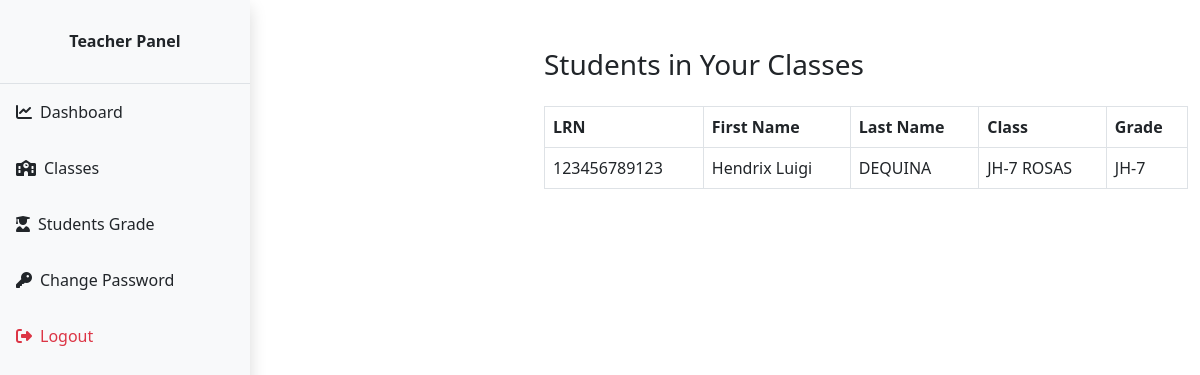
The page /capstone/Teacher/students.php (signed in) on the database its author committed.
### tables this page shows
CREATE TABLE `students` (
  `student_id` int(11) NOT NULL,
  `fname` varchar(255) NOT NULL,
  `lname` varchar(255) NOT NULL,
  `lrn` varchar(255) NOT NULL,
  `guardian` varchar(255) DEFAULT NULL,
  `address` text DEFAULT NULL,
  `birthday` date DEFAULT NULL,
  `birthplace` varchar(255) DEFAULT NULL,
  `gender` enum('Male','Female','N/A') DEFAULT NULL,
  `grade` varchar(50) DEFAULT NULL,
  `section` varchar(50) DEFAULT NULL,
  `adviser` varchar(255) DEFAULT NULL,
  `class_id` int(11) DEFAULT NULL
);

CREATE TABLE `grades` (
  `grade_id` int(11) NOT NULL,
  `grade` varchar(31) NOT NULL,
  `grade_code` varchar(7) NOT NULL
);

CREATE TABLE `section` (
  `section_id` int(11) NOT NULL,
  `section` varchar(7) NOT NULL
);

### capstone/Teacher/data/teacher.php (called while the page is built)
<?php
function getTeacherById($teacher_id, $conn){
   $sql = "SELECT * FROM teachers
           WHERE teacher_id=?";
   $stmt = $conn->prepare($sql);
   $stmt->execute([$teacher_id]);
   if ($stmt->rowCount() == 1) {
     $teacher = $stmt->fetch();
     return $teacher;
   }else {
    return 0;
   }
}

### capstone/Teacher/data/class.php (called while the page is built, shortened)
<?php
function getClassById($class_id, $conn){
   $sql = "SELECT * FROM class
           WHERE class_id=?";
   $stmt = $conn->prepare($sql);
   $stmt->execute([$class_id]);
   if ($stmt->rowCount() == 1) {
     $class = $stmt->fetch();
     return $class;
   }else {
    return 0;
   }
}

### capstone/Teacher/data/grade.php (called while the page is built, shortened)
<?php
function getGradeById($grade_id, $conn){
   $sql = "SELECT * FROM grades
           WHERE grade_id=?";
   $stmt = $conn->prepare($sql);
   $stmt->execute([$grade_id]);
   if ($stmt->rowCount() == 1) {
     $grade = $stmt->fetch();
     return $grade;
   }else {
    return 0;
   }
}

### capstone/Teacher/data/section.php (called while the page is built, shortened)
<?php
function getSectioById($section_id, $conn){
   $sql = "SELECT * FROM section
           WHERE section_id=?";
   $stmt = $conn->prepare($sql);
   $stmt->execute([$section_id]);
   if ($stmt->rowCount() == 1) {
     $section = $stmt->fetch();
     return $section;
   }else {
    return 0;
   }
}

### capstone/Teacher/students.php (the view, shortened to what this page needs)
<?php
if (isset($_SESSION['teacher_id']) &&
    isset($_SESSION['role'])) {
    if ($_SESSION['role'] == 'Teacher') {
       include "../DB_connection.php";
       include "data/teacher.php";
       include "data/student.php";
       include "data/class.php";
       include "data/grade.php";
       include "data/section.php";
       $teacher_id = $_SESSION['teacher_id'];
       $teacher = getTeacherById($teacher_id, $conn);
       $assigned_class_ids = array_filter(array_map('trim', explode(',', $teacher['class'])));
       if (count($assigned_class_ids) > 0) {
           $placeholders = implode(',', array_fill(0, count($assigned_class_ids), '?'));
           $sql = "SELECT * FROM students WHERE class_id IN ($placeholders)";
           $stmt = $conn->prepare($sql);
           $stmt->execute($assigned_class_ids);
           $students = $stmt->fetchAll(PDO::FETCH_ASSOC);
       } else {
           $students = [];
       }
 ?>
<!DOCTYPE html>
<html lang="en">
<head>
    <link rel="stylesheet" href="https://cdn.jsdelivr.net/npm/bootstrap@5.2.0/dist/css/bootstrap.min.css">
    <link rel="stylesheet" href="../css/style.css">
  <link rel="stylesheet" href="https://cdnjs.cloudflare.com/ajax/libs/font-awesome/4.7.0/css/font-awesome.min.css">
</head>
<body>
    <?php
        include "inc/navbar.php";
        if (count($students) > 0) {
     ?>
     <div class="container mt-5">
           <h3>Students in Your Classes</h3>
           <div class="table-responsive">
              <table class="table table-bordered mt-3 n-table">
                <thead>
                  <tr>
                    <th scope="col">LRN</th>
                    <th scope="col">First Name</th>
                    <th scope="col">Last Name</th>
                    <th scope="col">Class</th>
                    <th scope="col">Grade</th>
                  </tr>
                </thead>
                <tbody>
                  <?php foreach ($students as $student):
                          $class = getClassById($student['class_id'], $conn);
                          $grade = $class ? getGradeById($class['grade'], $conn) : null;
                          $section = $class ? getSectioById($class['section'], $conn) : null;
                          $class_label = $class && $grade && $section ? $grade['grade_code'].'-'.$grade['grade'].' '.$section['section'] : 'N/A';
                      ?>
                      <tr onclick="window.location.href='fill-report-card.php?student_id=<?= $student['student_id'] ?>'" style="cursor:pointer;">
                          <td><?= htmlspecialchars($student['lrn']) ?></td>
                          <td><?= htmlspecialchars($student['fname']) ?></td>
                          <td><?= htmlspecialchars($student['lname']) ?></td>
                          <td><?= htmlspecialchars($class_label) ?></td>
                          <td><?= $grade ? htmlspecialchars($grade['grade_code'].'-'.$grade['grade']) : 'N/A' ?></td>
                      </tr>
                  <?php endforeach; ?>
                </tbody>
              </table>
           </div>
         <?php } ?>
     </div>
</body>
</html>
<?php
  }else {
    header("Location: ../login.php");
    exit;
  }
}else {
    header("Location: ../login.php");
    exit;
}
?>

### capstone/css/style.css (style rules this page uses)
body, html { height: 100%; margin: 0; overflow: hidden; }

### capstone/Teacher/students.php (style rules this page uses)
body { overflow-y: auto; }
.container { max-height: 90vh; overflow-y: auto; }
body { margin: 0; padding: 0; display: flex; }

### rows shown on the page
students: lrn "123456789123", fname "Hendrix Luigi", lname "DEQUINA", grades.grade_code+grade "JH-7 ROSAS", grades.grade_code+grade "JH-7"
